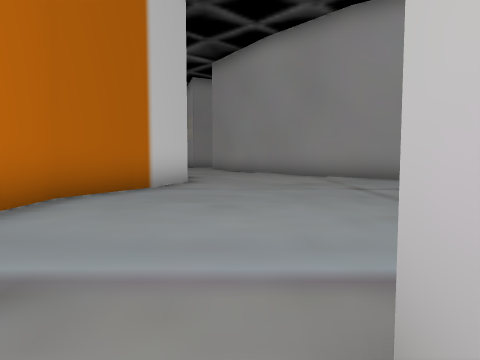
[1] (above)

16 first-person views from a walk through a scene from a Unity 3-D project. The camera is 1.2 m above the floor, tilts 4° down and sees 70° across. The floor is counted in squares, 2 m on a side. Each view is taken from the middle of a square. On the plan, view 1 faces up. The plan holds only what a view shows up to about 10 squares ahead; the rest is blank. The place goes on beyond the plan. Some animated figures are left out.

[2]
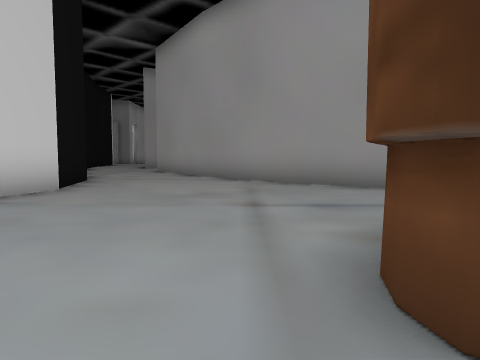

[3]
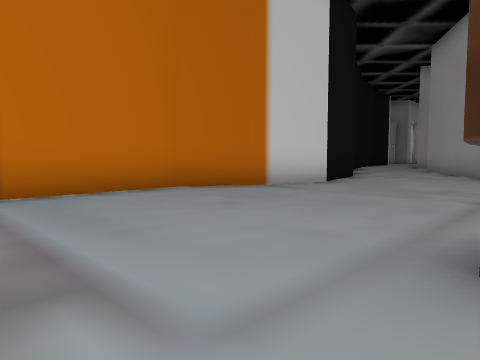

[4]
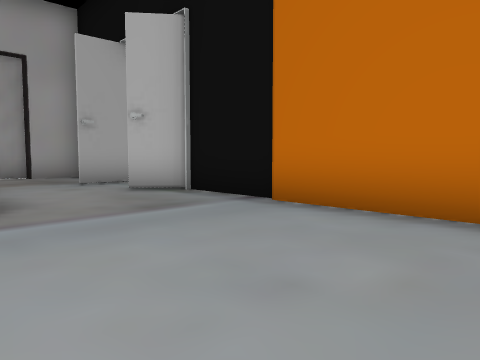

[5]
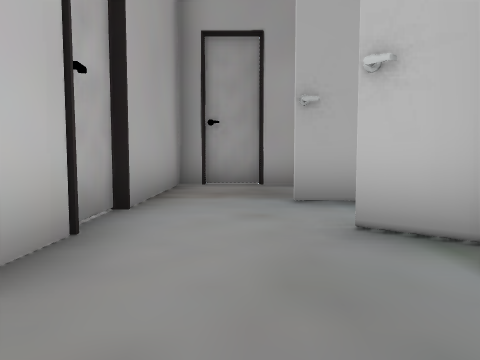

[6]
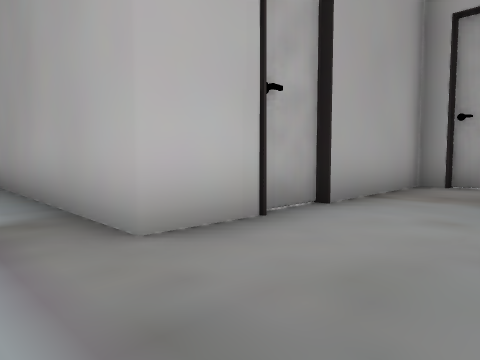

[7]
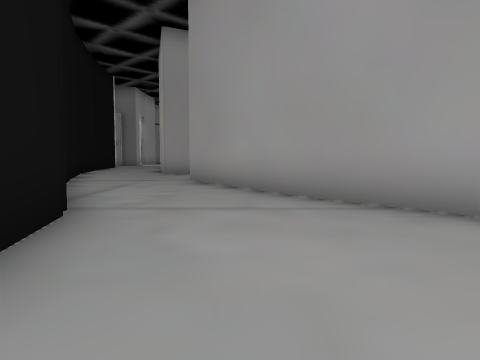

[8]
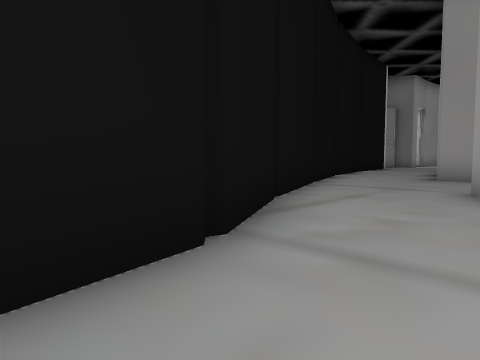

[9]
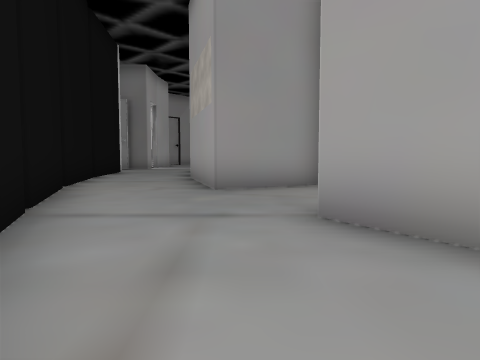

[10]
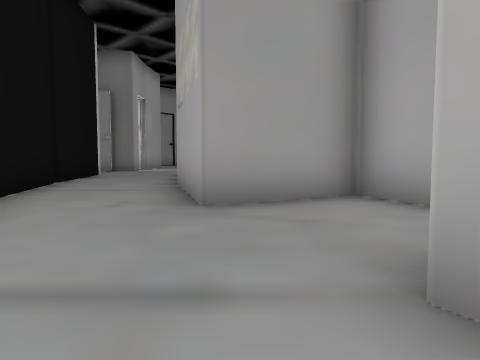

[11]
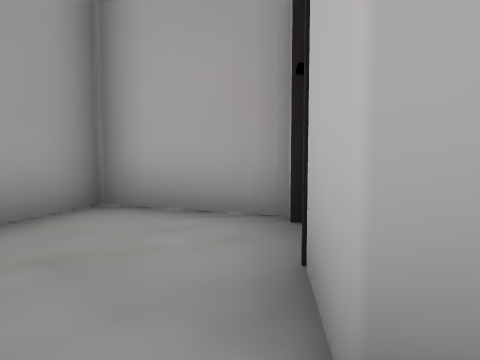

[12]
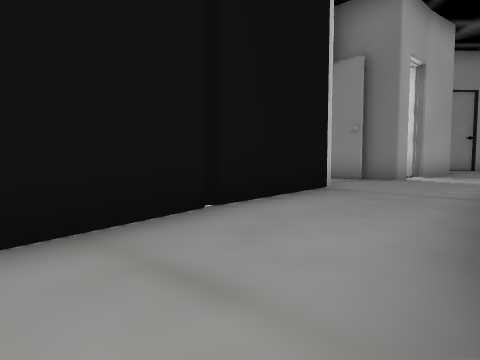

[13]
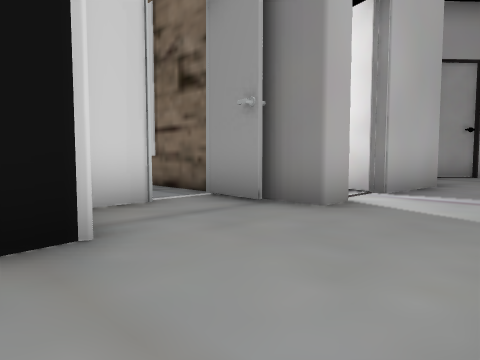

[14]
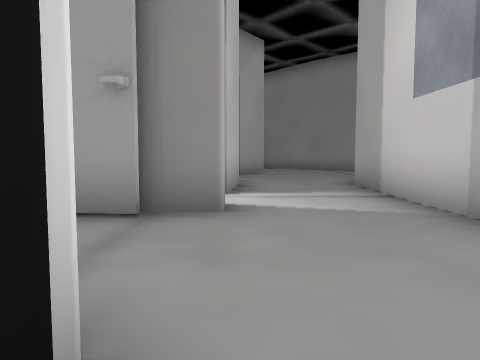

[15]
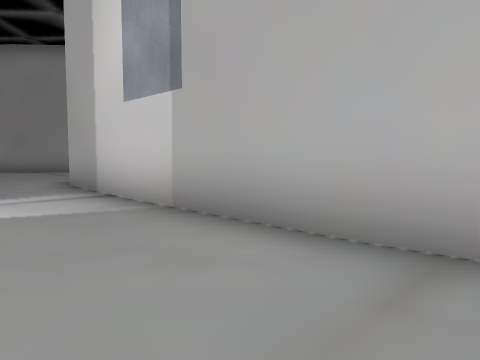

[16]
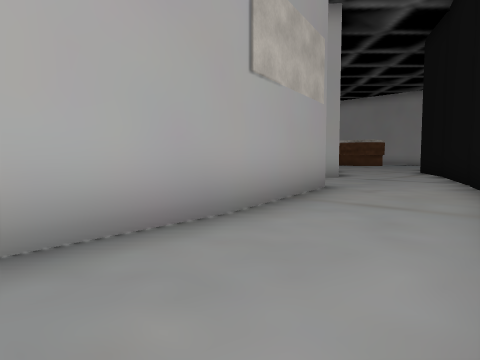

### Floor plan
Points are (right, up) in squares from view 1. A wall is a line through its corners. A room is listed if a view was taken in it or the views show most of it. See-through windows are left out.
Room 1 (view 1)
walls: (-0.3, -5.3) (0.3, -5); (-1.5, -5.4) (0.1, -5.4) (0.3, 0.7); (-2.7, -5.2) (-1.4, -5.3); (-2.6, -0.2) (-1.9, -0.8)
ways out: opening at (-0.5, 0) to room 2; opening at (-2.5, -1.5)
Room 2 (views 2, 3, 4, 5, 6, 7, 8)
walls: (2.7, 2.9) (2.6, 3.3) (2.7, 3.8); (0.3, 0.7) (4.5, 0.7); (4.6, 8.5) (3, 9.6) (0.9, 12); (-1.8, 10.6) (-1.3, 8) (-1.7, 6.5) (-2.6, 4.8) (-2.6, -0.2)
ways out: opening at (-0.5, 0) to room 1; opening at (-0.5, 12) to room 3
Room 3 (views 9, 10, 11)
walls: (-3.1, 12.8) (-1.8, 10.6); (1, 11.9) (-1.2, 15.4) (0.8, 17) (-0.2, 19.2) (-2.5, 18.1); (-5.5, 18.4) (-3.2, 13)
ways out: opening at (-0.5, 12) to room 2; opening at (-3.5, 19) to room 4
Room 4 (views 12, 13, 14, 15, 16)
walls: (-3.7, 25) (-3.7, 31.5); (-6.5, 25) (-6.1, 21.5) (-5.4, 18.7); (-6.2, 28.2) (-6.2, 27.6) (-7.2, 27.6); (-8, 26.4) (-8, 25.5); (-3.4, 21.5) (-3.7, 25.2); (-6, 31.5) (-6.2, 29.4); (-2.5, 18.1) (-3.4, 21.6)
ways out: opening at (-3.5, 19) to room 3; opening at (-8, 27); opening at (-7, 29); opening at (-4.5, 32)

Positions as (right, up) in squares from view 1, and headings:
1: (0, 0), facing up
2: (2, 2), facing up
3: (3, 1), facing up-left
4: (1, 5), facing down-left
5: (-1, 2), facing down
6: (-2, 2), facing down-right
7: (0, 7), facing up
8: (0, 9), facing up-left
9: (-2, 12), facing up
10: (-2, 14), facing up
11: (-2, 15), facing up-right
12: (-3, 19), facing up-left
13: (-4, 24), facing up-left
14: (-6, 24), facing up
15: (-6, 24), facing up-right
16: (-6, 24), facing down-right
